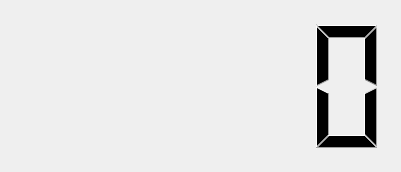
<?xml version="1.0" encoding="UTF-8"?>
<ui version="4.0">
 <class>MainWindow</class>
 <widget class="QMainWindow" name="MainWindow">
  <property name="geometry">
   <rect>
    <x>0</x>
    <y>0</y>
    <width>401</width>
    <height>172</height>
   </rect>
  </property>
  <property name="contextMenuPolicy">
   <enum>Qt::ContextMenuPolicy::CustomContextMenu</enum>
  </property>
  <property name="windowTitle">
   <string>LCD Clock</string>
  </property>
  <widget class="QWidget" name="_central_widget">
   <layout class="QHBoxLayout" name="horizontalLayout">
    <item>
     <widget class="QLCDNumber" name="_lcd_number">
      <property name="enabled">
       <bool>true</bool>
      </property>
      <property name="sizePolicy">
       <sizepolicy hsizetype="Minimum" vsizetype="Minimum">
        <horstretch>0</horstretch>
        <verstretch>0</verstretch>
       </sizepolicy>
      </property>
      <property name="minimumSize">
       <size>
        <width>383</width>
        <height>154</height>
       </size>
      </property>
      <property name="frameShape">
       <enum>QFrame::Shape::NoFrame</enum>
      </property>
     </widget>
    </item>
   </layout>
  </widget>
 </widget>
 <resources/>
 <connections/>
</ui>
